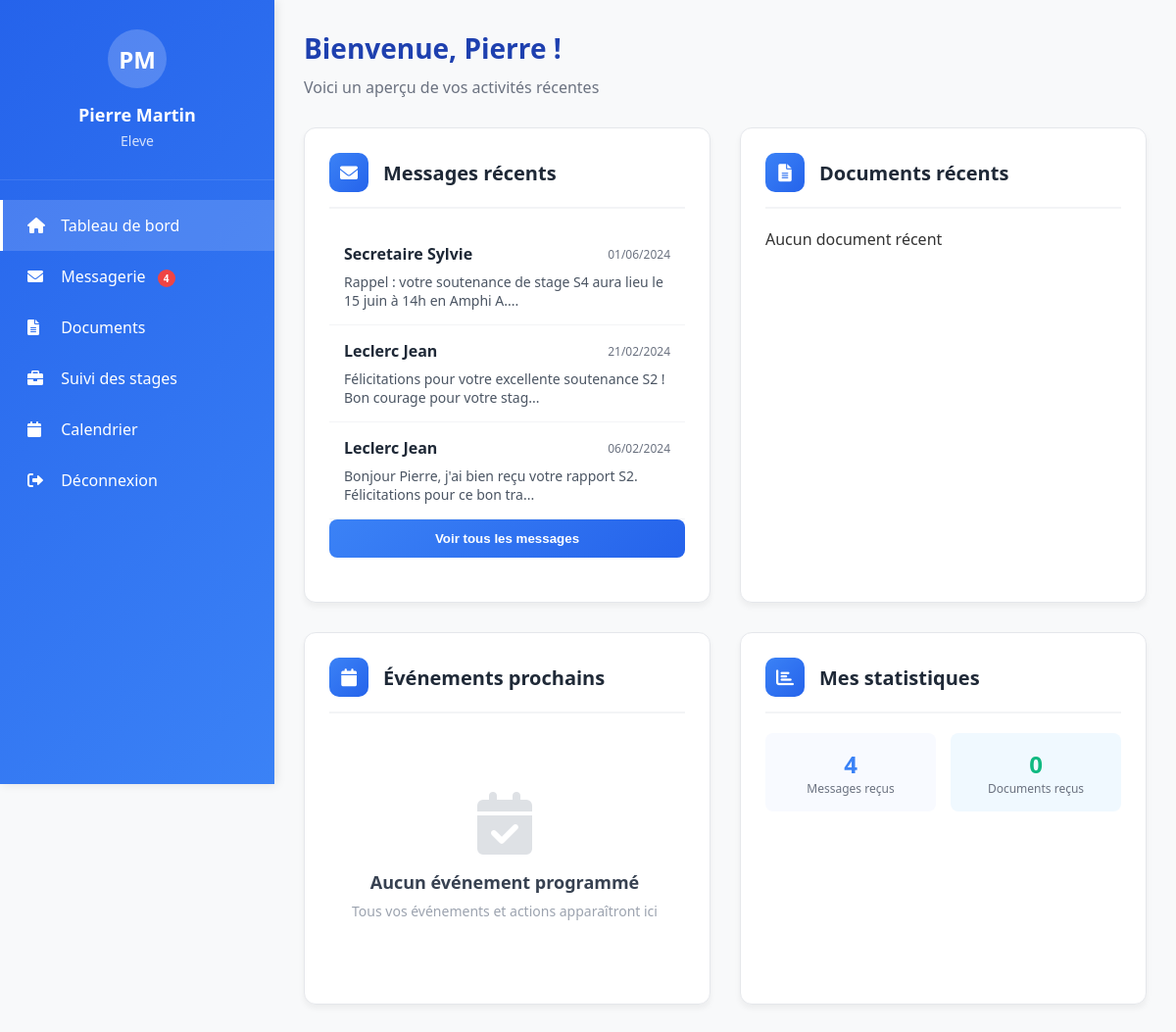
/NewApp/public/dashboard (signed in), run on the app's committed database.
### tables this page shows
CREATE TABLE `utilisateur` (
  `Id` int(11) NOT NULL,
  `nom` varchar(100) DEFAULT NULL,
  `prenom` varchar(100) DEFAULT NULL,
  `email` varchar(100) DEFAULT NULL,
  `telephone` varchar(15) DEFAULT NULL,
  `login` varchar(50) DEFAULT NULL,
  `mot_de_passe` varchar(255) DEFAULT NULL
);

CREATE TABLE `message` (
  `id` int(11) NOT NULL,
  `expediteur_id` int(11) NOT NULL,
  `destinataire_id` int(11) NOT NULL,
  `contenu` text NOT NULL,
  `date_envoi` datetime NOT NULL DEFAULT current_timestamp(),
  `lu` tinyint(1) NOT NULL DEFAULT 0
);

### NewApp/app/views/common/dashboard.php (the view, shortened to what the rows shown need)
<!DOCTYPE html>
<html lang="fr">
<head>
    <link rel="stylesheet" href="<?= asset('css/dashboard.css') ?>">
    <link rel="stylesheet" href="https://cdnjs.cloudflare.com/ajax/libs/font-awesome/6.0.0/css/all.min.css">
</head>
<body>
    <div class="dashboard-container">
        <div class="sidebar">
            <div class="user-profile">
                <div class="user-avatar">
                    <?php echo strtoupper(substr($user->prenom ?? 'U', 0, 1) . substr($user->nom ?? 'U', 0, 1)); ?>
                </div>
                <div class="user-name"><?php echo htmlspecialchars(($user->prenom ?? '') . ' ' . ($user->nom ?? '')); ?></div>
                <div class="user-role"><?php echo htmlspecialchars($role ?? 'Utilisateur'); ?></div>
            </div>
        </div>
        <div class="main-content">
            <div id="dashboard-section" class="content-section">
                <div class="page-header">
                    <h1 class="page-title">Bienvenue, <?php echo htmlspecialchars($user->prenom ?? 'Utilisateur'); ?> !</h1>
                    <p class="page-subtitle">Voici un aperçu de vos activités récentes</p>
                </div>
                <div class="dashboard-grid">
                    <div class="card">
                        <?php if (!empty($messages_recents)): ?>
                            <?php foreach (array_slice($messages_recents, 0, 3) as $message): ?>
                                <div class="message-item">
                                    <div class="message-header">
                                        <span class="message-sender"><?php echo htmlspecialchars($message->expediteur_nom . ' ' . $message->expediteur_prenom); ?></span>
                                        <span class="message-date"><?php echo date('d/m/Y', strtotime($message->date_envoi)); ?></span>
                                    </div>
                                    <div class="message-preview"><?php echo htmlspecialchars(substr($message->contenu, 0, 80) . '...'); ?></div>
                                </div>
                            <?php endforeach; ?>
                        <?php else: ?>
                            <p>Aucun message récent</p>
                        <?php endif; ?>
                    </div>
                </div>
            </div>
        </div>
    </div>
</body>
</html>

### data on the page
utilisateur: prenom+nom "PM", prenom+nom "Pierre Martin", prenom "Pierre"
message: expediteur.prenom "Secretaire Sylvie", date_envoi "01/06/2024", contenu "Rappel : votre soutenance de stage S4 aura lieu le 15 juin à 14h en Amphi A...."
message: expediteur.prenom "Leclerc Jean", date_envoi "21/02/2024", contenu "Félicitations pour votre excellente soutenance S2 ! Bon courage pour votre stag..."
message: expediteur.prenom "Leclerc Jean", date_envoi "06/02/2024", contenu "Bonjour Pierre, j'ai bien reçu votre rapport S2. Félicitations pour ce bon tra..."

### other printed values
$role "Eleve"
$stats['messages_recus'] "4"
$stats['documents_recus'] "0"
